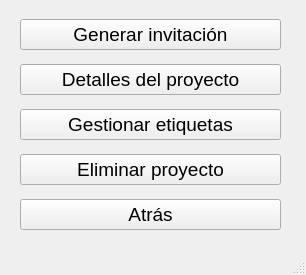
<?xml version="1.0" encoding="UTF-8"?>
<ui version="4.0">
    <class>MainWindow</class>
    <widget class="QMainWindow" name="MainWindow">
        <property name="geometry">
            <rect>
                <x>0</x>
                <y>0</y>
                <width>306</width>
                <height>275</height>
            </rect>
        </property>
        <property name="windowTitle">
            <string>Configuración Proyecto</string>
        </property>
        <widget class="QWidget" name="centralwidget">
            <widget class="QWidget" name="layoutWidget">
                <property name="geometry">
                    <rect>
                        <x>20</x>
                        <y>11</y>
                        <width>261</width>
                        <height>231</height>
                    </rect>
                </property>
                <layout class="QVBoxLayout" name="verticalLayout">
                    <item>
                        <widget class="QPushButton" name="pushButton_generarInvitacion">
                            <property name="font">
                                <font>
                                    <pointsize>14</pointsize>
                                </font>
                            </property>
                            <property name="cursor">
                                <cursorShape>PointingHandCursor</cursorShape>
                            </property>
                            <property name="text">
                                <string>Generar invitación</string>
                            </property>
                        </widget>
                    </item>
                    <item>
                        <widget class="QPushButton" name="pushButton_detallesProyecto">
                            <property name="font">
                                <font>
                                    <pointsize>14</pointsize>
                                </font>
                            </property>
                            <property name="cursor">
                                <cursorShape>PointingHandCursor</cursorShape>
                            </property>
                            <property name="text">
                                <string>Detalles del proyecto</string>
                            </property>
                        </widget>
                    </item>
                    <item>
                        <widget class="QPushButton" name="pushButton_GestionarEtiquetas">
                            <property name="font">
                                <font>
                                    <pointsize>14</pointsize>
                                </font>
                            </property>
                            <property name="text">
                                <string>Gestionar etiquetas</string>
                            </property>
                        </widget>
                    </item>
                    <item>
                        <widget class="QPushButton" name="pushButton_eliminarProyecto">
                            <property name="font">
                                <font>
                                    <pointsize>14</pointsize>
                                </font>
                            </property>
                            <property name="cursor">
                                <cursorShape>PointingHandCursor</cursorShape>
                            </property>
                            <property name="text">
                                <string>Eliminar proyecto</string>
                            </property>
                        </widget>
                    </item>
                    <item>
                        <widget class="QPushButton" name="pushButton_Atras">
                            <property name="font">
                                <font>
                                    <pointsize>14</pointsize>
                                </font>
                            </property>
                            <property name="text">
                                <string>Atrás</string>
                            </property>
                        </widget>
                    </item>
                </layout>
            </widget>
        </widget>
        <widget class="QMenuBar" name="menubar">
            <property name="geometry">
                <rect>
                    <x>0</x>
                    <y>0</y>
                    <width>306</width>
                    <height>21</height>
                </rect>
            </property>
        </widget>
        <widget class="QStatusBar" name="statusbar"/>
    </widget>
    <resources/>
    <connections/>
</ui>
